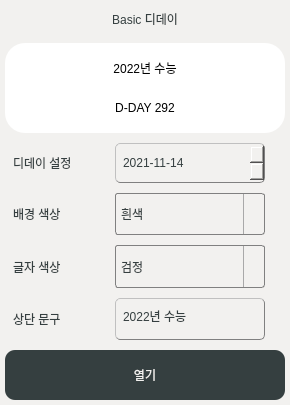
                   <widget class="QFrame" name="frame_2">
                    <property name="minimumSize">
                     <size>
                      <width>290</width>
                      <height>405</height>
                     </size>
                    </property>
                    <property name="maximumSize">
                     <size>
                      <width>290</width>
                      <height>405</height>
                     </size>
                    </property>
                    <property name="styleSheet">
                     <string notr="true">background-color: #F2F1EF;
border-radius:10px;</string>
                    </property>
                    <property name="frameShape">
                     <enum>QFrame::StyledPanel</enum>
                    </property>
                    <property name="frameShadow">
                     <enum>QFrame::Raised</enum>
                    </property>
                    <layout class="QGridLayout" name="gridLayout_7">
                     <property name="leftMargin">
                      <number>5</number>
                     </property>
                     <property name="topMargin">
                      <number>5</number>
                     </property>
                     <property name="rightMargin">
                      <number>5</number>
                     </property>
                     <property name="bottomMargin">
                      <number>5</number>
                     </property>
                     <property name="spacing">
                      <number>10</number>
                     </property>
                     <item row="0" column="0">
                      <layout class="QVBoxLayout" name="verticalLayout_6">
                       <item>
                        <widget class="QLabel" name="label_45">
                         <property name="maximumSize">
                          <size>
                           <width>16777215</width>
                           <height>40</height>
                          </size>
                         </property>
                         <property name="styleSheet">
                          <string notr="true">padding: 5px;;
font: 20px &quot;나눔스퀘어_ac Bold&quot;;
color :#353F40;</string>
                         </property>
                         <property name="text">
                          <string>Basic 디데이</string>
                         </property>
                         <property name="alignment">
                          <set>Qt::AlignCenter</set>
                         </property>
                        </widget>
                       </item>
                       <item>
                        <widget class="QFrame" name="timer_2_frame">
                         <property name="minimumSize">
                          <size>
                           <width>0</width>
                           <height>90</height>
                          </size>
                         </property>
                         <property name="maximumSize">
                          <size>
                           <width>16777215</width>
                           <height>90</height>
                          </size>
                         </property>
                         <property name="styleSheet">
                          <string notr="true">background-color: rgb(255, 255, 255);
border-radius: 20px;</string>
                         </property>
                         <layout class="QVBoxLayout" name="verticalLayout_14">
                          <property name="spacing">
                           <number>10</number>
                          </property>
                          <property name="leftMargin">
                           <number>10</number>
                          </property>
                          <property name="topMargin">
                           <number>10</number>
                          </property>
                          <property name="rightMargin">
                           <number>10</number>
                          </property>
                          <property name="bottomMargin">
                           <number>10</number>
                          </property>
                          <item>
                           <widget class="QLabel" name="timer_2_title">
                            <property name="styleSheet">
                             <string notr="true">font: 15px &quot;LAB디지털&quot;;
color: rgb(0, 0, 0)</string>
                            </property>
                            <property name="text">
                             <string>2022년 수능</string>
                            </property>
                            <property name="alignment">
                             <set>Qt::AlignCenter</set>
                            </property>
                           </widget>
                          </item>
                          <item>
                           <widget class="QLabel" name="timer_2_lcd">
                            <property name="minimumSize">
                             <size>
                              <width>0</width>
                              <height>0</height>
                             </size>
                            </property>
                            <property name="styleSheet">
                             <string notr="true">color : black;
font: 35px &quot;LAB디지털&quot;;</string>
                            </property>
                            <property name="text">
                             <string>D-DAY 292</string>
                            </property>
                            <property name="alignment">
                             <set>Qt::AlignCenter</set>
                            </property>
                           </widget>
                          </item>
                         </layout>
                        </widget>
                       </item>
                       <item>
                        <layout class="QFormLayout" name="formLayout_6">
                         <property name="sizeConstraint">
                          <enum>QLayout::SetMaximumSize</enum>
                         </property>
                         <property name="fieldGrowthPolicy">
                          <enum>QFormLayout::AllNonFixedFieldsGrow</enum>
                         </property>
                         <property name="horizontalSpacing">
                          <number>10</number>
                         </property>
                         <property name="verticalSpacing">
                          <number>10</number>
                         </property>
                         <item row="0" column="0">
                          <widget class="QLabel" name="label_48">
                           <property name="sizePolicy">
                            <sizepolicy hsizetype="Preferred" vsizetype="Expanding">
                             <horstretch>0</horstretch>
                             <verstretch>0</verstretch>
                            </sizepolicy>
                           </property>
                           <property name="minimumSize">
                            <size>
                             <width>100</width>
                             <height>0</height>
                            </size>
                           </property>
                           <property name="maximumSize">
                            <size>
                             <width>100</width>
                             <height>16777215</height>
                            </size>
                           </property>
                           <property name="styleSheet">
                            <string notr="true">padding: 5px;;
font: 18px &quot;나눔스퀘어_ac Bold&quot;;
color :#353F40;</string>
                           </property>
                           <property name="text">
                            <string>디데이 설정</string>
                           </property>
                          </widget>
                         </item>
                         <item row="0" column="1">
                          <widget class="QDateEdit" name="timer_2_select">
                           <property name="minimumSize">
                            <size>
                             <width>150</width>
                             <height>40</height>
                            </size>
                           </property>
                           <property name="maximumSize">
                            <size>
                             <width>150</width>
                             <height>16777215</height>
                            </size>
                           </property>
                           <property name="autoFillBackground">
                            <bool>false</bool>
                           </property>
                           <property name="styleSheet">
                            <string notr="true">padding: 5px;;
font: 18px &quot;나눔스퀘어_ac Bold&quot;;
color :#353F40;
border-style: outset;
border-width: 1px;
border-color: gray;
border-radius: 5px;</string>
                           </property>
                           <property name="displayFormat">
                            <string>yyyy-MM-dd</string>
                           </property>
                           <property name="date">
                            <date>
                             <year>2021</year>
                             <month>11</month>
                             <day>14</day>
                            </date>
                           </property>
                          </widget>
                         </item>
                         <item row="1" column="0">
                          <widget class="QLabel" name="label_49">
                           <property name="sizePolicy">
                            <sizepolicy hsizetype="Preferred" vsizetype="Expanding">
                             <horstretch>0</horstretch>
                             <verstretch>0</verstretch>
                            </sizepolicy>
                           </property>
                           <property name="styleSheet">
                            <string notr="true">padding: 5px;;
font: 18px &quot;나눔스퀘어_ac Bold&quot;;
color :#353F40;</string>
                           </property>
                           <property name="text">
                            <string>배경 색상</string>
                           </property>
                          </widget>
                         </item>
                         <item row="1" column="1">
                          <widget class="QComboBox" name="timer_2_bg">
                           <property name="sizePolicy">
                            <sizepolicy hsizetype="Preferred" vsizetype="Expanding">
                             <horstretch>0</horstretch>
                             <verstretch>0</verstretch>
                            </sizepolicy>
                           </property>
                           <property name="minimumSize">
                            <size>
                             <width>132</width>
                             <height>40</height>
                            </size>
                           </property>
                           <property name="maximumSize">
                            <size>
                             <width>150</width>
                             <height>16777215</height>
                            </size>
                           </property>
                           <property name="styleSheet">
                            <string notr="true">QComboBox {
    border: 1px solid gray;
    border-radius: 3px;
    padding: 1px 0px 1px 3px;
    min-width: 6em;
	padding: 5px;
    font: 18px &quot;나눔스퀘어_ac Bold&quot;;
    color :#353F40;
}

QComboBox:editable {
    background: white;
}


QComboBox:on { /* shift the text when the popup opens */
    padding-top: 3px;
    padding-left: 4px;
}

QComboBox::drop-down {
    subcontrol-origin: padding;
    subcontrol-position: top right;
    width: 20px;

    border-left-width: 1px;
    border-left-color: darkgray;
    border-left-style: solid; /* just a single line */
    border-top-right-radius: 3px; /* same radius as the QComboBox */
    border-bottom-right-radius: 3px;
}

QComboBox::down-arrow:on { /* shift the arrow when popup is open */
    top: 1px;
    left: 1px;
}</string>
                           </property>
                           <property name="currentIndex">
                            <number>1</number>
                           </property>
                           <item>
                            <property name="text">
                             <string>검정</string>
                            </property>
                           </item>
                           <item>
                            <property name="text">
                             <string>흰색</string>
                            </property>
                           </item>
                           <item>
                            <property name="text">
                             <string>스타일 #1</string>
                            </property>
                           </item>
                           <item>
                            <property name="text">
                             <string>스타일 #2</string>
                            </property>
                           </item>
                           <item>
                            <property name="text">
                             <string>투명</string>
                            </property>
                           </item>
                          </widget>
                         </item>
                         <item row="2" column="0">
                          <widget class="QLabel" name="label_50">
                           <property name="sizePolicy">
                            <sizepolicy hsizetype="Preferred" vsizetype="Expanding">
                             <horstretch>0</horstretch>
                             <verstretch>0</verstretch>
                            </sizepolicy>
                           </property>
                           <property name="styleSheet">
                            <string notr="true">padding: 5px;;
font: 18px &quot;나눔스퀘어_ac Bold&quot;;
color :#353F40;</string>
                           </property>
                           <property name="text">
                            <string>글자 색상</string>
                           </property>
                          </widget>
                         </item>
                         <item row="2" column="1">
                          <widget class="QComboBox" name="timer_2_tc">
                           <property name="sizePolicy">
                            <sizepolicy hsizetype="Preferred" vsizetype="Expanding">
                             <horstretch>0</horstretch>
                             <verstretch>0</verstretch>
                            </sizepolicy>
                           </property>
                           <property name="minimumSize">
                            <size>
                             <width>132</width>
                             <height>40</height>
                            </size>
                           </property>
                           <property name="maximumSize">
                            <size>
                             <width>150</width>
                             <height>16777215</height>
                            </size>
                           </property>
                           <property name="styleSheet">
                            <string notr="true">QComboBox {
    border: 1px solid gray;
    border-radius: 3px;
    padding: 1px 0px 1px 3px;
    min-width: 6em;
	padding: 5px;
    font: 18px &quot;나눔스퀘어_ac Bold&quot;;
    color :#353F40;
}

QComboBox:editable {
    background: white;
}


QComboBox:on { /* shift the text when the popup opens */
    padding-top: 3px;
    padding-left: 4px;
}

QComboBox::drop-down {
    subcontrol-origin: padding;
    subcontrol-position: top right;
    width: 20px;

    border-left-width: 1px;
    border-left-color: darkgray;
    border-left-style: solid; /* just a single line */
    border-top-right-radius: 3px; /* same radius as the QComboBox */
    border-bottom-right-radius: 3px;
}

QComboBox::down-arrow:on { /* shift the arrow when popup is open */
    top: 1px;
    left: 1px;
}</string>
                           </property>
                           <property name="currentIndex">
                            <number>0</number>
                           </property>
                           <item>
                            <property name="text">
                             <string>검정</string>
                            </property>
                           </item>
                           <item>
                            <property name="text">
                             <string>흰색</string>
                            </property>
                           </item>
                           <item>
                            <property name="text">
                             <string>스타일 #1</string>
                            </property>
                           </item>
                           <item>
                            <property name="text">
                             <string>스타일 #2</string>
                            </property>
                           </item>
                          </widget>
                         </item>
                         <item row="3" column="0">
                          <widget class="QLabel" name="label_51">
                           <property name="sizePolicy">
                            <sizepolicy hsizetype="Preferred" vsizetype="Expanding">
                             <horstretch>0</horstretch>
                             <verstretch>0</verstretch>
                            </sizepolicy>
                           </property>
                           <property name="styleSheet">
                            <string notr="true">padding: 5px;;
font: 18px &quot;나눔스퀘어_ac Bold&quot;;
color :#353F40;</string>
                           </property>
                           <property name="text">
                            <string>상단 문구</string>
                           </property>
                          </widget>
                         </item>
                         <item row="3" column="1">
                          <widget class="QLineEdit" name="timer_2_txt">
                           <property name="sizePolicy">
                            <sizepolicy hsizetype="Expanding" vsizetype="Expanding">
                             <horstretch>0</horstretch>
                             <verstretch>0</verstretch>
                            </sizepolicy>
                           </property>
                           <property name="minimumSize">
                            <size>
                             <width>150</width>
                             <height>40</height>
                            </size>
                           </property>
                           <property name="maximumSize">
                            <size>
                             <width>150</width>
                             <height>16777215</height>
                            </size>
                           </property>
                           <property name="styleSheet">
                            <string notr="true">padding: 5px;;
font: 18px &quot;나눔스퀘어_ac Bold&quot;;
color :#353F40;
border-style: outset;
border-width: 1px;
border-color: gray;
border-radius: 5px;</string>
                           </property>
                           <property name="text">
                            <string>2022년 수능</string>
                           </property>
                          </widget>
                         </item>
                         <item row="4" column="0" colspan="2">
                          <widget class="QPushButton" name="timer_2">
                           <property name="minimumSize">
                            <size>
                             <width>0</width>
                             <height>50</height>
                            </size>
                           </property>
                           <property name="styleSheet">
                            <string notr="true">QPushButton
{
	color: #F2F1EF;
	font: 20px &quot;나눔스퀘어_ac Bold&quot;;
	background-color:#353F40;
	border : None;
	border-radius : 10px;
}

QPushButton::hover
{
	color: #F2F1EF;
	font: 20px &quot;나눔스퀘어_ac Bold&quot;;
	background-color:#000000;
	border :solid;
}</string>
                           </property>
                           <property name="text">
                            <string>열기</string>
                           </property>
                          </widget>
                         </item>
                        </layout>
                       </item>
                      </layout>
                     </item>
                    </layout>
                   </widget>
